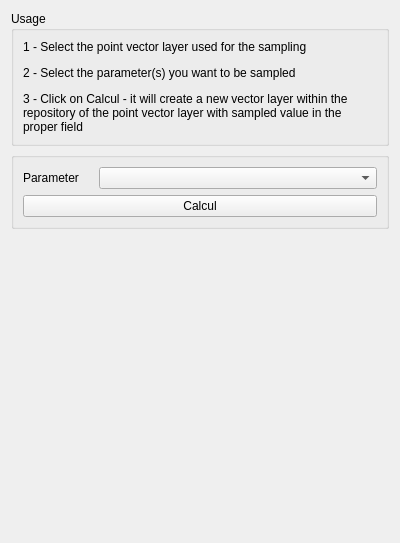
<?xml version="1.0" encoding="UTF-8"?>
<ui version="4.0">
 <class>Main_Samplingtool</class>
 <widget class="QWidget" name="Main_Samplingtool">
  <property name="geometry">
   <rect>
    <x>0</x>
    <y>0</y>
    <width>400</width>
    <height>543</height>
   </rect>
  </property>
  <property name="windowTitle">
   <string>Form</string>
  </property>
  <layout class="QVBoxLayout" name="verticalLayout">
   <item>
    <widget class="QGroupBox" name="groupBox">
     <property name="title">
      <string>Usage</string>
     </property>
     <layout class="QVBoxLayout" name="verticalLayout_2">
      <item>
       <widget class="QLabel" name="label">
        <property name="text">
         <string>&lt;html&gt;&lt;head/&gt;&lt;body&gt;&lt;p&gt;1 - Select the point vector layer used for the sampling&lt;/p&gt;&lt;p&gt;2 - Select the parameter(s) you want to be sampled&lt;/p&gt;&lt;p&gt;3 - Click on Calcul - it will create a new vector layer within the repository of the point vector layer with sampled value in the proper field&lt;/p&gt;&lt;/body&gt;&lt;/html&gt;</string>
        </property>
        <property name="textFormat">
         <enum>Qt::AutoText</enum>
        </property>
        <property name="wordWrap">
         <bool>true</bool>
        </property>
       </widget>
      </item>
     </layout>
    </widget>
   </item>
   <item>
    <widget class="QGroupBox" name="groupBox_14">
     <property name="sizePolicy">
      <sizepolicy hsizetype="Preferred" vsizetype="Fixed">
       <horstretch>0</horstretch>
       <verstretch>0</verstretch>
      </sizepolicy>
     </property>
     <property name="maximumSize">
      <size>
       <width>16777215</width>
       <height>90</height>
      </size>
     </property>
     <property name="title">
      <string/>
     </property>
     <layout class="QGridLayout" name="gridLayout_13">
      <property name="horizontalSpacing">
       <number>20</number>
      </property>
      <item row="1" column="0">
       <widget class="QLabel" name="label_22">
        <property name="sizePolicy">
         <sizepolicy hsizetype="Fixed" vsizetype="Minimum">
          <horstretch>0</horstretch>
          <verstretch>0</verstretch>
         </sizepolicy>
        </property>
        <property name="text">
         <string>Parameter</string>
        </property>
       </widget>
      </item>
      <item row="1" column="1">
       <widget class="QComboBox" name="comboBox_parametreschooser">
        <property name="sizePolicy">
         <sizepolicy hsizetype="Preferred" vsizetype="Fixed">
          <horstretch>0</horstretch>
          <verstretch>0</verstretch>
         </sizepolicy>
        </property>
       </widget>
      </item>
      <item row="2" column="0" colspan="2">
       <widget class="QPushButton" name="pushButton_calc">
        <property name="enabled">
         <bool>true</bool>
        </property>
        <property name="sizePolicy">
         <sizepolicy hsizetype="Preferred" vsizetype="Fixed">
          <horstretch>0</horstretch>
          <verstretch>0</verstretch>
         </sizepolicy>
        </property>
        <property name="text">
         <string>Calcul</string>
        </property>
        <property name="icon">
         <iconset>
          <normaloff>:/plugins/PostTelemac/icons/Play_48x48.png</normaloff>:/plugins/PostTelemac/icons/Play_48x48.png</iconset>
        </property>
       </widget>
      </item>
     </layout>
    </widget>
   </item>
   <item>
    <spacer name="verticalSpacer">
     <property name="orientation">
      <enum>Qt::Vertical</enum>
     </property>
     <property name="sizeHint" stdset="0">
      <size>
       <width>20</width>
       <height>40</height>
      </size>
     </property>
    </spacer>
   </item>
  </layout>
 </widget>
 <resources/>
 <connections/>
</ui>
